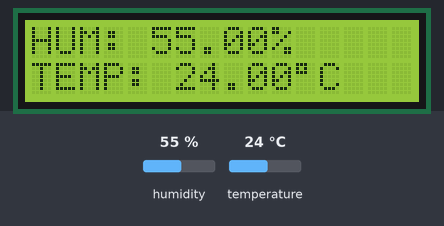
Bench run of a sketch on a simulated Arduino Uno, built with avr-gcc and run on an emulated ATmega328P. Parts: 16×2 character LCD. The inputs (shaded band) are chosen by the test bench; at power-on: humidity 55 %, temperature 24 °C.

Above: at 1.2 s.
1.3 s: humidity set to 22 %
At 2.4 s:
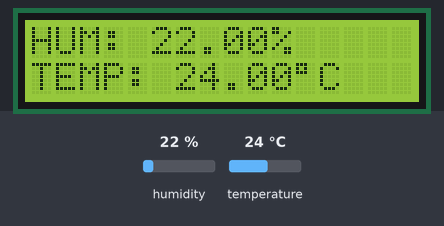
4.0 s: temperature set to 12 °C
At 4.9 s:
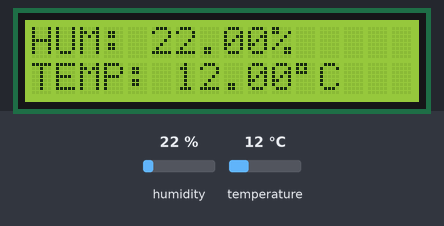
6.7 s: humidity set to 40 %
At 8.6 s:
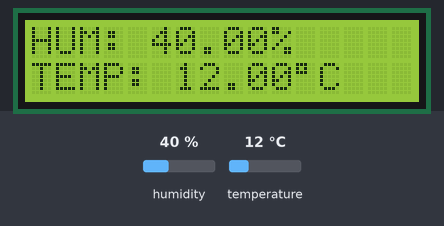
9.6 s: temperature set to 19 °C
At 11.1 s:
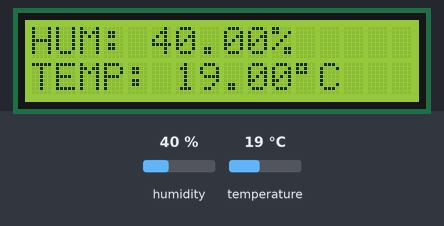
Timing chart, 0 to 12.6 s (numbered marks = the images above; inputs shaded):
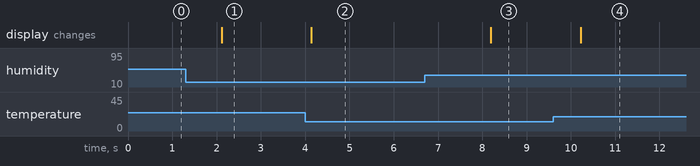

Measured:
- after the input at 1.3 s, the display: changes after 0.82 s (image 1)
- after the input at 4.0 s, the display: changes after 0.14 s (image 2)
- after the input at 6.7 s, the display: changes after 1.5 s (image 3)
- after the input at 9.6 s, the display: changes after 0.62 s (image 4)

The sketch:

temphumDetect.cpp.ino
```cpp
#include <dht.h>

#include <LiquidCrystal.h>

#define DHT11_PIN 7
LiquidCrystal lcd(12, 11, 5, 4, 3, 2);

dht DHT;
float prevTemp = 0.00;
float prevHum = 0.00;

void setup() {
  // put your setup code here, to run once:
  lcd.begin(16, 2);

}

void loop() {
  // put your main code here, to run repeatedly:
  int readData = DHT.read11(DHT11_PIN);
  lcd.setCursor(0,0);
  lcd.print("HUM: ");
  lcd.setCursor(0,1);
  lcd.print("TEMP: ");

  float temp = DHT.temperature;
  float hum = DHT.humidity;

  if(temp != prevTemp){
    lcd.setCursor(6,1);
    lcd.print(temp);
    lcd.print((char)223);
    lcd.print("C");
    prevTemp = temp;
  }
  if(hum != prevHum){
    lcd.setCursor(5,0);
    lcd.print(hum);
    lcd.print("%");
    prevHum = hum;
  }

  delay(2000);
}
```
